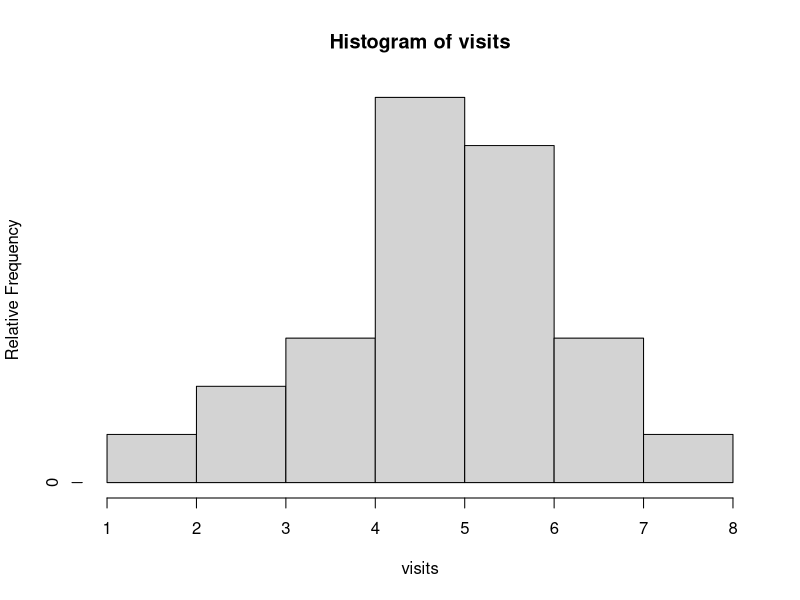

R code for this plot:
visits <- c(6,4,6,5,3,7,6,5,5,5,1,4,6,5,7,5,6,3,7,5,6,8,4,6,5)
h<-hist(visits, plot=F)
h$counts <- h$counts / sum(h$counts)
plot(h, freq=TRUE, ylab="Relative Frequency")
